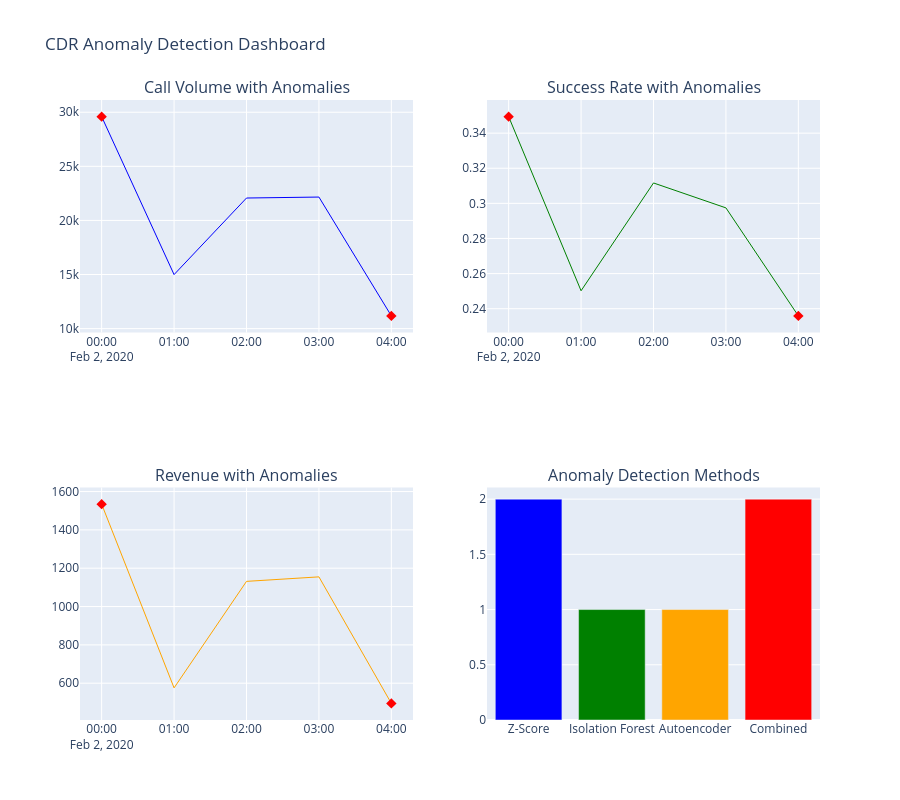

Notebook code for this chart:
### Code cell
# cell 15 Create interactive visualization using Plotly
import plotly.graph_objects as go
from plotly.subplots import make_subplots

# Create interactive dashboard
fig = make_subplots(
    rows=2, cols=2,
    subplot_titles=('Call Volume with Anomalies', 'Success Rate with Anomalies',
                   'Revenue with Anomalies', 'Anomaly Detection Methods'),
    specs=[[{"secondary_y": False}, {"secondary_y": False}],
           [{"secondary_y": False}, {"type": "bar"}]]
)

# Plot 1: Call volume
fig.add_trace(
    go.Scatter(x=call_features['timestamp'], y=call_features['call_volume'],
               mode='lines', name='Call Volume', line=dict(color='blue', width=1)),
    row=1, col=1
)

anomaly_points = call_features[call_features['any_anomaly'] == 1]
fig.add_trace(
    go.Scatter(x=anomaly_points['timestamp'], y=anomaly_points['call_volume'],
               mode='markers', name='Anomalies', 
               marker=dict(color='red', size=8, symbol='diamond')),
    row=1, col=1
)

# Plot 2: Success rate
fig.add_trace(
    go.Scatter(x=call_features['timestamp'], y=call_features['success_rate'],
               mode='lines', name='Success Rate', line=dict(color='green', width=1)),
    row=1, col=2
)

fig.add_trace(
    go.Scatter(x=anomaly_points['timestamp'], y=anomaly_points['success_rate'],
               mode='markers', name='Anomalies', 
               marker=dict(color='red', size=8, symbol='diamond')),
    row=1, col=2
)

# Plot 3: Revenue
fig.add_trace(
    go.Scatter(x=call_features['timestamp'], y=call_features['total_revenue'],
               mode='lines', name='Revenue', line=dict(color='orange', width=1)),
    row=2, col=1
)

fig.add_trace(
    go.Scatter(x=anomaly_points['timestamp'], y=anomaly_points['total_revenue'],
               mode='markers', name='Anomalies', 
               marker=dict(color='red', size=8, symbol='diamond')),
    row=2, col=1
)

# Plot 4: Method comparison
methods = ['Z-Score', 'Isolation Forest', 'Autoencoder', 'Combined']
counts = [
    call_features['zscore_anomaly_flag'].sum(),
    call_features['isolation_forest_anomaly'].sum(),
    call_features['autoencoder_anomaly'].sum(),
    call_features['any_anomaly'].sum()
]

fig.add_trace(
    go.Bar(x=methods, y=counts, name='Anomaly Count',
           marker=dict(color=['blue', 'green', 'orange', 'red'])),
    row=2, col=2
)

# Update layout
fig.update_layout(
    height=800,
    title_text="CDR Anomaly Detection Dashboard",
    showlegend=False
)

fig.show()

print("Interactive dashboard created!")

### Figure 1 — Plotly figure (JSON) as saved in the notebook; plotly's stock layout.template omitted (floating-point values rounded to 4 significant figures)
{"data": [{"line": {"color": "blue", "width": 1}, "mode": "lines", "name": "Call Volume", "type": "scatter", "x": ["2020-02-02T00:00:00.000000000", "2020-02-02T01:00:00.000000000", "2020-02-02T02:00:00.000000000", "2020-02-02T03:00:00.000000000", "2020-02-02T04:00:00.000000000"], "xaxis": "x", "y": [29595, 14995, 22071, 22160, 11178], "yaxis": "y"}, {"marker": {"color": "red", "size": 8, "symbol": "diamond"}, "mode": "markers", "name": "Anomalies", "type": "scatter", "x": ["2020-02-02T00:00:00.000000000", "2020-02-02T04:00:00.000000000"], "xaxis": "x", "y": [29595, 11178], "yaxis": "y"}, {"line": {"color": "green", "width": 1}, "mode": "lines", "name": "Success Rate", "type": "scatter", "x": ["2020-02-02T00:00:00.000000000", "2020-02-02T01:00:00.000000000", "2020-02-02T02:00:00.000000000", "2020-02-02T03:00:00.000000000", "2020-02-02T04:00:00.000000000"], "xaxis": "x2", "y": [0.3494, 0.2502, 0.3116, 0.2974, 0.2359], "yaxis": "y2"}, {"marker": {"color": "red", "size": 8, "symbol": "diamond"}, "mode": "markers", "name": "Anomalies", "type": "scatter", "x": ["2020-02-02T00:00:00.000000000", "2020-02-02T04:00:00.000000000"], "xaxis": "x2", "y": [0.3494, 0.2359], "yaxis": "y2"}, {"line": {"color": "orange", "width": 1}, "mode": "lines", "name": "Revenue", "type": "scatter", "x": ["2020-02-02T00:00:00.000000000", "2020-02-02T01:00:00.000000000", "2020-02-02T02:00:00.000000000", "2020-02-02T03:00:00.000000000", "2020-02-02T04:00:00.000000000"], "xaxis": "x3", "y": [1534.0, 575.6, 1131.0, 1155.0, 494.8], "yaxis": "y3"}, {"marker": {"color": "red", "size": 8, "symbol": "diamond"}, "mode": "markers", "name": "Anomalies", "type": "scatter", "x": ["2020-02-02T00:00:00.000000000", "2020-02-02T04:00:00.000000000"], "xaxis": "x3", "y": [1534.0, 494.8], "yaxis": "y3"}, {"marker": {"color": ["blue", "green", "orange", "red"]}, "name": "Anomaly Count", "type": "bar", "x": ["Z-Score", "Isolation Forest", "Autoencoder", "Combined"], "xaxis": "x4", "y": [2, 1, 1, 2], "yaxis": "y4"}], "layout": {"annotations": [{"font": {"size": 16}, "showarrow": false, "text": "Call Volume with Anomalies", "x": 0.225, "xanchor": "center", "xref": "paper", "y": 1, "yanchor": "bottom", "yref": "paper"}, {"font": {"size": 16}, "showarrow": false, "text": "Success Rate with Anomalies", "x": 0.775, "xanchor": "center", "xref": "paper", "y": 1, "yanchor": "bottom", "yref": "paper"}, {"font": {"size": 16}, "showarrow": false, "text": "Revenue with Anomalies", "x": 0.225, "xanchor": "center", "xref": "paper", "y": 0.375, "yanchor": "bottom", "yref": "paper"}, {"font": {"size": 16}, "showarrow": false, "text": "Anomaly Detection Methods", "x": 0.775, "xanchor": "center", "xref": "paper", "y": 0.375, "yanchor": "bottom", "yref": "paper"}], "height": 800, "showlegend": false, "title": {"text": "CDR Anomaly Detection Dashboard"}, "xaxis": {"anchor": "y", "domain": [0, 0.45]}, "xaxis2": {"anchor": "y2", "domain": [0.55, 1]}, "xaxis3": {"anchor": "y3", "domain": [0, 0.45]}, "xaxis4": {"anchor": "y4", "domain": [0.55, 1]}, "yaxis": {"anchor": "x", "domain": [0.625, 1]}, "yaxis2": {"anchor": "x2", "domain": [0.625, 1]}, "yaxis3": {"anchor": "x3", "domain": [0, 0.375]}, "yaxis4": {"anchor": "x4", "domain": [0, 0.375]}}}
